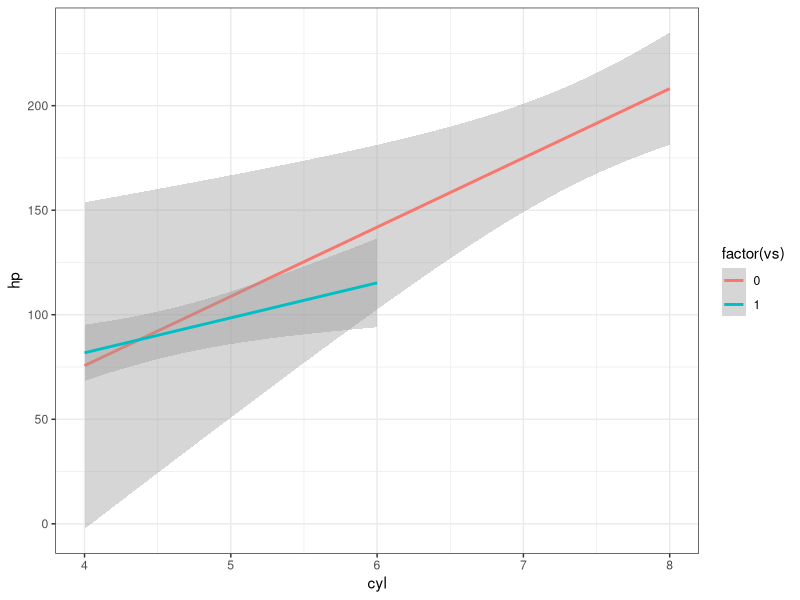

Generate this figure with R:
# Now we can do something

library(tidyverse)

data_for_git <-mtcars

data_for_git

data_for_git %>% ggplot( aes(x = cyl, y= hp, color = factor(vs))) + geom_smooth(method ="lm") + theme_bw()

# Now somebody else adds a calculation
12454574567 +659468794567
